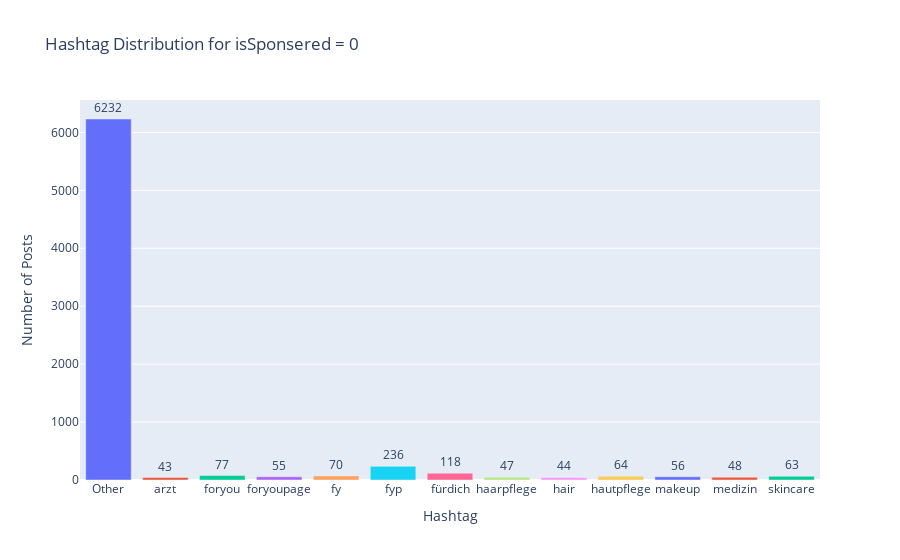
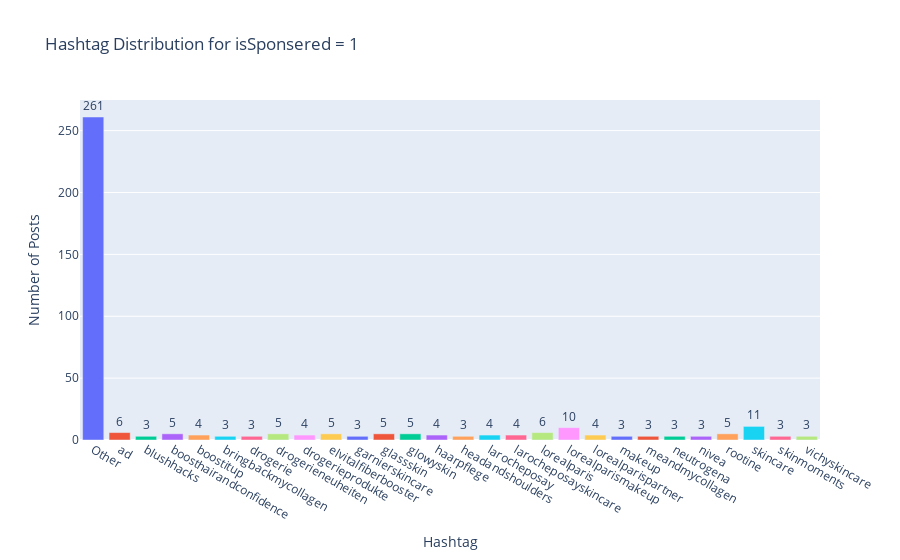

Notebook code for these charts, in order:
### Code cell
import plotly.express as px

df_Ad_0 = df[df['isAd'] == 0]
df_Ad_1 = df[df['isAd'] == 1]
def group_hashtags(df, threshold, label):
    hashtag_counts = df['hashtag_name'].value_counts().reset_index()
    hashtag_counts.columns = ['hashtag_name', 'count']
    hashtag_counts['hashtag_name'] = hashtag_counts.apply(
        lambda row: label if row['count'] < threshold else row['hashtag_name'],
        axis=1
    )
    hashtag_counts_grouped = hashtag_counts.groupby('hashtag_name').sum().reset_index()
    return hashtag_counts_grouped

df_Ad_0_grouped = group_hashtags(df_Ad_0,40 , 'Other')
df_Ad_1_grouped = group_hashtags(df_Ad_1, 3, 'Other')

fig_0 = px.bar(
    df_Ad_0_grouped,
    x='hashtag_name',
    y='count',
    text='count',
    title='Hashtag Distribution for isSponsered = 0',
    labels={'hashtag_name': 'Hashtag', 'count': 'Count'},
    color='hashtag_name'
)
fig_0.update_traces(textposition='outside')
fig_0.update_layout(xaxis_title='Hashtag', yaxis_title='Number of Posts', showlegend=False)
fig_1 = px.bar(
    df_Ad_1_grouped,
    x='hashtag_name',
    y='count',
    text='count',
    title='Hashtag Distribution for isSponsered = 1',
    labels={'hashtag_name': 'Hashtag', 'count': 'Count'},
    color='hashtag_name'
)
fig_1.update_traces(textposition='outside')
fig_1.update_layout(xaxis_title='Hashtag', yaxis_title='Number of Posts', showlegend=False)
fig_0.show()
fig_1.show()

### Figure 1 — Plotly figure (JSON) as saved in the notebook; plotly's stock layout.template omitted (floating-point values rounded to 4 significant figures)
{"data": [{"hovertemplate": "Hashtag=%{x}<br>Count=%{text}<extra></extra>", "legendgroup": "Other", "marker": {"color": "#636efa", "pattern": {"shape": ""}}, "name": "Other", "orientation": "v", "showlegend": true, "text": [6232.0], "textposition": "outside", "type": "bar", "x": ["Other"], "xaxis": "x", "y": [6232], "yaxis": "y"}, {"hovertemplate": "Hashtag=%{x}<br>Count=%{text}<extra></extra>", "legendgroup": "arzt", "marker": {"color": "#EF553B", "pattern": {"shape": ""}}, "name": "arzt", "orientation": "v", "showlegend": true, "text": [43.0], "textposition": "outside", "type": "bar", "x": ["arzt"], "xaxis": "x", "y": [43], "yaxis": "y"}, {"hovertemplate": "Hashtag=%{x}<br>Count=%{text}<extra></extra>", "legendgroup": "foryou", "marker": {"color": "#00cc96", "pattern": {"shape": ""}}, "name": "foryou", "orientation": "v", "showlegend": true, "text": [77.0], "textposition": "outside", "type": "bar", "x": ["foryou"], "xaxis": "x", "y": [77], "yaxis": "y"}, {"hovertemplate": "Hashtag=%{x}<br>Count=%{text}<extra></extra>", "legendgroup": "foryoupage", "marker": {"color": "#ab63fa", "pattern": {"shape": ""}}, "name": "foryoupage", "orientation": "v", "showlegend": true, "text": [55.0], "textposition": "outside", "type": "bar", "x": ["foryoupage"], "xaxis": "x", "y": [55], "yaxis": "y"}, {"hovertemplate": "Hashtag=%{x}<br>Count=%{text}<extra></extra>", "legendgroup": "fy", "marker": {"color": "#FFA15A", "pattern": {"shape": ""}}, "name": "fy", "orientation": "v", "showlegend": true, "text": [70.0], "textposition": "outside", "type": "bar", "x": ["fy"], "xaxis": "x", "y": [70], "yaxis": "y"}, {"hovertemplate": "Hashtag=%{x}<br>Count=%{text}<extra></extra>", "legendgroup": "fyp", "marker": {"color": "#19d3f3", "pattern": {"shape": ""}}, "name": "fyp", "orientation": "v", "showlegend": true, "text": [236.0], "textposition": "outside", "type": "bar", "x": ["fyp"], "xaxis": "x", "y": [236], "yaxis": "y"}, {"hovertemplate": "Hashtag=%{x}<br>Count=%{text}<extra></extra>", "legendgroup": "fürdich", "marker": {"color": "#FF6692", "pattern": {"shape": ""}}, "name": "fürdich", "orientation": "v", "showlegend": true, "text": [118.0], "textposition": "outside", "type": "bar", "x": ["fürdich"], "xaxis": "x", "y": [118], "yaxis": "y"}, {"hovertemplate": "Hashtag=%{x}<br>Count=%{text}<extra></extra>", "legendgroup": "haarpflege", "marker": {"color": "#B6E880", "pattern": {"shape": ""}}, "name": "haarpflege", "orientation": "v", "showlegend": true, "text": [47.0], "textposition": "outside", "type": "bar", "x": ["haarpflege"], "xaxis": "x", "y": [47], "yaxis": "y"}, {"hovertemplate": "Hashtag=%{x}<br>Count=%{text}<extra></extra>", "legendgroup": "hair", "marker": {"color": "#FF97FF", "pattern": {"shape": ""}}, "name": "hair", "orientation": "v", "showlegend": true, "text": [44.0], "textposition": "outside", "type": "bar", "x": ["hair"], "xaxis": "x", "y": [44], "yaxis": "y"}, {"hovertemplate": "Hashtag=%{x}<br>Count=%{text}<extra></extra>", "legendgroup": "hautpflege", "marker": {"color": "#FECB52", "pattern": {"shape": ""}}, "name": "hautpflege", "orientation": "v", "showlegend": true, "text": [64.0], "textposition": "outside", "type": "bar", "x": ["hautpflege"], "xaxis": "x", "y": [64], "yaxis": "y"}, {"hovertemplate": "Hashtag=%{x}<br>Count=%{text}<extra></extra>", "legendgroup": "makeup", "marker": {"color": "#636efa", "pattern": {"shape": ""}}, "name": "makeup", "orientation": "v", "showlegend": true, "text": [56.0], "textposition": "outside", "type": "bar", "x": ["makeup"], "xaxis": "x", "y": [56], "yaxis": "y"}, {"hovertemplate": "Hashtag=%{x}<br>Count=%{text}<extra></extra>", "legendgroup": "medizin", "marker": {"color": "#EF553B", "pattern": {"shape": ""}}, "name": "medizin", "orientation": "v", "showlegend": true, "text": [48.0], "textposition": "outside", "type": "bar", "x": ["medizin"], "xaxis": "x", "y": [48], "yaxis": "y"}, {"hovertemplate": "Hashtag=%{x}<br>Count=%{text}<extra></extra>", "legendgroup": "skincare", "marker": {"color": "#00cc96", "pattern": {"shape": ""}}, "name": "skincare", "orientation": "v", "showlegend": true, "text": [63.0], "textposition": "outside", "type": "bar", "x": ["skincare"], "xaxis": "x", "y": [63], "yaxis": "y"}], "layout": {"barmode": "relative", "legend": {"title": {"text": "Hashtag"}, "tracegroupgap": 0}, "showlegend": false, "title": {"text": "Hashtag Distribution for isSponsered = 0"}, "xaxis": {"anchor": "y", "categoryarray": ["Other", "arzt", "foryou", "foryoupage", "fy", "fyp", "fürdich", "haarpflege", "hair", "hautpflege", "makeup", "medizin", "skincare"], "categoryorder": "array", "domain": [0, 1], "title": {"text": "Hashtag"}}, "yaxis": {"anchor": "x", "domain": [0, 1], "title": {"text": "Number of Posts"}}}}

### Figure 2 — Plotly figure (JSON) as saved in the notebook; plotly's stock layout.template omitted (floating-point values rounded to 4 significant figures)
{"data": [{"hovertemplate": "Hashtag=%{x}<br>Count=%{text}<extra></extra>", "legendgroup": "Other", "marker": {"color": "#636efa", "pattern": {"shape": ""}}, "name": "Other", "orientation": "v", "showlegend": true, "text": [261.0], "textposition": "outside", "type": "bar", "x": ["Other"], "xaxis": "x", "y": [261], "yaxis": "y"}, {"hovertemplate": "Hashtag=%{x}<br>Count=%{text}<extra></extra>", "legendgroup": "ad", "marker": {"color": "#EF553B", "pattern": {"shape": ""}}, "name": "ad", "orientation": "v", "showlegend": true, "text": [6.0], "textposition": "outside", "type": "bar", "x": ["ad"], "xaxis": "x", "y": [6], "yaxis": "y"}, {"hovertemplate": "Hashtag=%{x}<br>Count=%{text}<extra></extra>", "legendgroup": "blushhacks", "marker": {"color": "#00cc96", "pattern": {"shape": ""}}, "name": "blushhacks", "orientation": "v", "showlegend": true, "text": [3.0], "textposition": "outside", "type": "bar", "x": ["blushhacks"], "xaxis": "x", "y": [3], "yaxis": "y"}, {"hovertemplate": "Hashtag=%{x}<br>Count=%{text}<extra></extra>", "legendgroup": "boosthairandconfidence", "marker": {"color": "#ab63fa", "pattern": {"shape": ""}}, "name": "boosthairandconfidence", "orientation": "v", "showlegend": true, "text": [5.0], "textposition": "outside", "type": "bar", "x": ["boosthairandconfidence"], "xaxis": "x", "y": [5], "yaxis": "y"}, {"hovertemplate": "Hashtag=%{x}<br>Count=%{text}<extra></extra>", "legendgroup": "boostitup", "marker": {"color": "#FFA15A", "pattern": {"shape": ""}}, "name": "boostitup", "orientation": "v", "showlegend": true, "text": [4.0], "textposition": "outside", "type": "bar", "x": ["boostitup"], "xaxis": "x", "y": [4], "yaxis": "y"}, {"hovertemplate": "Hashtag=%{x}<br>Count=%{text}<extra></extra>", "legendgroup": "bringbackmycollagen", "marker": {"color": "#19d3f3", "pattern": {"shape": ""}}, "name": "bringbackmycollagen", "orientation": "v", "showlegend": true, "text": [3.0], "textposition": "outside", "type": "bar", "x": ["bringbackmycollagen"], "xaxis": "x", "y": [3], "yaxis": "y"}, {"hovertemplate": "Hashtag=%{x}<br>Count=%{text}<extra></extra>", "legendgroup": "drogerie", "marker": {"color": "#FF6692", "pattern": {"shape": ""}}, "name": "drogerie", "orientation": "v", "showlegend": true, "text": [3.0], "textposition": "outside", "type": "bar", "x": ["drogerie"], "xaxis": "x", "y": [3], "yaxis": "y"}, {"hovertemplate": "Hashtag=%{x}<br>Count=%{text}<extra></extra>", "legendgroup": "drogerieneuheiten", "marker": {"color": "#B6E880", "pattern": {"shape": ""}}, "name": "drogerieneuheiten", "orientation": "v", "showlegend": true, "text": [5.0], "textposition": "outside", "type": "bar", "x": ["drogerieneuheiten"], "xaxis": "x", "y": [5], "yaxis": "y"}, {"hovertemplate": "Hashtag=%{x}<br>Count=%{text}<extra></extra>", "legendgroup": "drogerieprodukte", "marker": {"color": "#FF97FF", "pattern": {"shape": ""}}, "name": "drogerieprodukte", "orientation": "v", "showlegend": true, "text": [4.0], "textposition": "outside", "type": "bar", "x": ["drogerieprodukte"], "xaxis": "x", "y": [4], "yaxis": "y"}, {"hovertemplate": "Hashtag=%{x}<br>Count=%{text}<extra></extra>", "legendgroup": "elvitalfiberbooster", "marker": {"color": "#FECB52", "pattern": {"shape": ""}}, "name": "elvitalfiberbooster", "orientation": "v", "showlegend": true, "text": [5.0], "textposition": "outside", "type": "bar", "x": ["elvitalfiberbooster"], "xaxis": "x", "y": [5], "yaxis": "y"}, {"hovertemplate": "Hashtag=%{x}<br>Count=%{text}<extra></extra>", "legendgroup": "garnierskincare", "marker": {"color": "#636efa", "pattern": {"shape": ""}}, "name": "garnierskincare", "orientation": "v", "showlegend": true, "text": [3.0], "textposition": "outside", "type": "bar", "x": ["garnierskincare"], "xaxis": "x", "y": [3], "yaxis": "y"}, {"hovertemplate": "Hashtag=%{x}<br>Count=%{text}<extra></extra>", "legendgroup": "glassskin", "marker": {"color": "#EF553B", "pattern": {"shape": ""}}, "name": "glassskin", "orientation": "v", "showlegend": true, "text": [5.0], "textposition": "outside", "type": "bar", "x": ["glassskin"], "xaxis": "x", "y": [5], "yaxis": "y"}, {"hovertemplate": "Hashtag=%{x}<br>Count=%{text}<extra></extra>", "legendgroup": "glowyskin", "marker": {"color": "#00cc96", "pattern": {"shape": ""}}, "name": "glowyskin", "orientation": "v", "showlegend": true, "text": [5.0], "textposition": "outside", "type": "bar", "x": ["glowyskin"], "xaxis": "x", "y": [5], "yaxis": "y"}, {"hovertemplate": "Hashtag=%{x}<br>Count=%{text}<extra></extra>", "legendgroup": "haarpflege", "marker": {"color": "#ab63fa", "pattern": {"shape": ""}}, "name": "haarpflege", "orientation": "v", "showlegend": true, "text": [4.0], "textposition": "outside", "type": "bar", "x": ["haarpflege"], "xaxis": "x", "y": [4], "yaxis": "y"}, {"hovertemplate": "Hashtag=%{x}<br>Count=%{text}<extra></extra>", "legendgroup": "headandshoulders", "marker": {"color": "#FFA15A", "pattern": {"shape": ""}}, "name": "headandshoulders", "orientation": "v", "showlegend": true, "text": [3.0], "textposition": "outside", "type": "bar", "x": ["headandshoulders"], "xaxis": "x", "y": [3], "yaxis": "y"}, {"hovertemplate": "Hashtag=%{x}<br>Count=%{text}<extra></extra>", "legendgroup": "larocheposay", "marker": {"color": "#19d3f3", "pattern": {"shape": ""}}, "name": "larocheposay", "orientation": "v", "showlegend": true, "text": [4.0], "textposition": "outside", "type": "bar", "x": ["larocheposay"], "xaxis": "x", "y": [4], "yaxis": "y"}, {"hovertemplate": "Hashtag=%{x}<br>Count=%{text}<extra></extra>", "legendgroup": "larocheposayskincare", "marker": {"color": "#FF6692", "pattern": {"shape": ""}}, "name": "larocheposayskincare", "orientation": "v", "showlegend": true, "text": [4.0], "textposition": "outside", "type": "bar", "x": ["larocheposayskincare"], "xaxis": "x", "y": [4], "yaxis": "y"}, {"hovertemplate": "Hashtag=%{x}<br>Count=%{text}<extra></extra>", "legendgroup": "lorealparis", "marker": {"color": "#B6E880", "pattern": {"shape": ""}}, "name": "lorealparis", "orientation": "v", "showlegend": true, "text": [6.0], "textposition": "outside", "type": "bar", "x": ["lorealparis"], "xaxis": "x", "y": [6], "yaxis": "y"}, {"hovertemplate": "Hashtag=%{x}<br>Count=%{text}<extra></extra>", "legendgroup": "lorealparismakeup", "marker": {"color": "#FF97FF", "pattern": {"shape": ""}}, "name": "lorealparismakeup", "orientation": "v", "showlegend": true, "text": [10.0], "textposition": "outside", "type": "bar", "x": ["lorealparismakeup"], "xaxis": "x", "y": [10], "yaxis": "y"}, {"hovertemplate": "Hashtag=%{x}<br>Count=%{text}<extra></extra>", "legendgroup": "lorealparispartner", "marker": {"color": "#FECB52", "pattern": {"shape": ""}}, "name": "lorealparispartner", "orientation": "v", "showlegend": true, "text": [4.0], "textposition": "outside", "type": "bar", "x": ["lorealparispartner"], "xaxis": "x", "y": [4], "yaxis": "y"}, {"hovertemplate": "Hashtag=%{x}<br>Count=%{text}<extra></extra>", "legendgroup": "makeup", "marker": {"color": "#636efa", "pattern": {"shape": ""}}, "name": "makeup", "orientation": "v", "showlegend": true, "text": [3.0], "textposition": "outside", "type": "bar", "x": ["makeup"], "xaxis": "x", "y": [3], "yaxis": "y"}, {"hovertemplate": "Hashtag=%{x}<br>Count=%{text}<extra></extra>", "legendgroup": "meandmycollagen", "marker": {"color": "#EF553B", "pattern": {"shape": ""}}, "name": "meandmycollagen", "orientation": "v", "showlegend": true, "text": [3.0], "textposition": "outside", "type": "bar", "x": ["meandmycollagen"], "xaxis": "x", "y": [3], "yaxis": "y"}, {"hovertemplate": "Hashtag=%{x}<br>Count=%{text}<extra></extra>", "legendgroup": "neutrogena", "marker": {"color": "#00cc96", "pattern": {"shape": ""}}, "name": "neutrogena", "orientation": "v", "showlegend": true, "text": [3.0], "textposition": "outside", "type": "bar", "x": ["neutrogena"], "xaxis": "x", "y": [3], "yaxis": "y"}, {"hovertemplate": "Hashtag=%{x}<br>Count=%{text}<extra></extra>", "legendgroup": "nivea", "marker": {"color": "#ab63fa", "pattern": {"shape": ""}}, "name": "nivea", "orientation": "v", "showlegend": true, "text": [3.0], "textposition": "outside", "type": "bar", "x": ["nivea"], "xaxis": "x", "y": [3], "yaxis": "y"}, {"hovertemplate": "Hashtag=%{x}<br>Count=%{text}<extra></extra>", "legendgroup": "rootine", "marker": {"color": "#FFA15A", "pattern": {"shape": ""}}, "name": "rootine", "orientation": "v", "showlegend": true, "text": [5.0], "textposition": "outside", "type": "bar", "x": ["rootine"], "xaxis": "x", "y": [5], "yaxis": "y"}, {"hovertemplate": "Hashtag=%{x}<br>Count=%{text}<extra></extra>", "legendgroup": "skincare", "marker": {"color": "#19d3f3", "pattern": {"shape": ""}}, "name": "skincare", "orientation": "v", "showlegend": true, "text": [11.0], "textposition": "outside", "type": "bar", "x": ["skincare"], "xaxis": "x", "y": [11], "yaxis": "y"}, {"hovertemplate": "Hashtag=%{x}<br>Count=%{text}<extra></extra>", "legendgroup": "skinmoments", "marker": {"color": "#FF6692", "pattern": {"shape": ""}}, "name": "skinmoments", "orientation": "v", "showlegend": true, "text": [3.0], "textposition": "outside", "type": "bar", "x": ["skinmoments"], "xaxis": "x", "y": [3], "yaxis": "y"}, {"hovertemplate": "Hashtag=%{x}<br>Count=%{text}<extra></extra>", "legendgroup": "vichyskincare", "marker": {"color": "#B6E880", "pattern": {"shape": ""}}, "name": "vichyskincare", "orientation": "v", "showlegend": true, "text": [3.0], "textposition": "outside", "type": "bar", "x": ["vichyskincare"], "xaxis": "x", "y": [3], "yaxis": "y"}], "layout": {"barmode": "relative", "legend": {"title": {"text": "Hashtag"}, "tracegroupgap": 0}, "showlegend": false, "title": {"text": "Hashtag Distribution for isSponsered = 1"}, "xaxis": {"anchor": "y", "categoryarray": ["Other", "ad", "blushhacks", "boosthairandconfidence", "boostitup", "bringbackmycollagen", "drogerie", "drogerieneuheiten", "drogerieprodukte", "elvitalfiberbooster", "garnierskincare", "glassskin", "glowyskin", "haarpflege", "headandshoulders", "larocheposay", "larocheposayskincare", "lorealparis", "lorealparismakeup", "lorealparispartner", "makeup", "meandmycollagen", "neutrogena", "nivea", "rootine", "skincare", "skinmoments", "vichyskincare"], "categoryorder": "array", "domain": [0, 1], "title": {"text": "Hashtag"}}, "yaxis": {"anchor": "x", "domain": [0, 1], "title": {"text": "Number of Posts"}}}}
